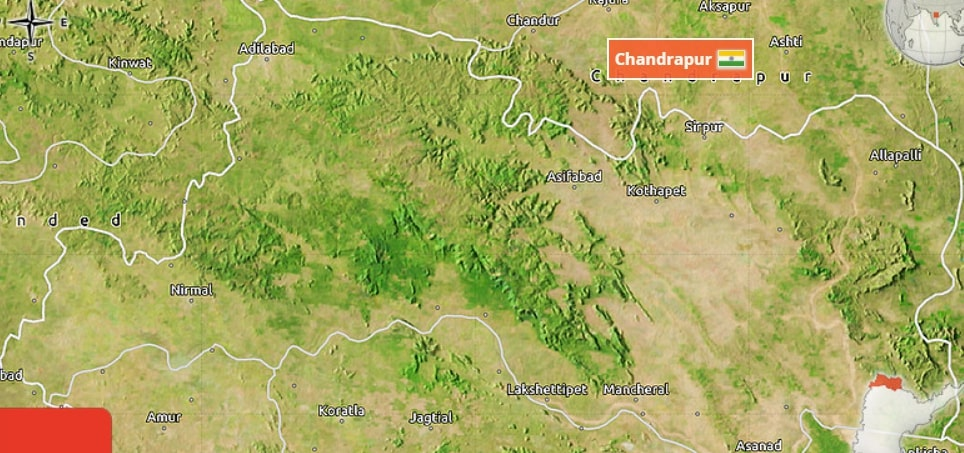
#> input picture adilabad.jpg, 964 x 453 px
$ jupyter execute --allow-errors 'Paddy Identification in adilabad.ipynb'
#> lines starting #> are read from the running program, lines starting #| are printed output that depends on the picture; after the words box and inside, x2 and y2 are one past the last pixel; in counts of white or black regions, pixels touching at a corner belong together
[cell 1]
##https://data.telangana.gov.in/dataset/adilabad-district-mandal-wise-crop-areas

[cell 2]
import pandas as pd
import matplotlib.pyplot as plt
#> (the rest of this cell did not finish here and is left out)

[cell 3]
import pandas as pd
import matplotlib.pyplot as plt

#> (the rest of this cell did not finish here and is left out)

[cell 4]
import cv2
import numpy as np
from sklearn.cluster import KMeans

# Load the image
image = cv2.imread('adilabad.jpg')
#> image is the input picture: shape (453, 964, 3); mean B, G, R 93.9, 168, 165.4
image = cv2.cvtColor(image, cv2.COLOR_BGR2RGB)

# Reshape the image to be a list of pixels
pixels = image.reshape((-1, 3))

# Define a function to extract green and light green colors using K-means clustering
def extract_green_colors(image, n_colors=2):
    kmeans = KMeans(n_clusters=n_colors)
    kmeans.fit(image)
    dominant_colors = kmeans.cluster_centers_
    return dominant_colors

# Extract dominant green and light green colors
green_colors = extract_green_colors(pixels)
#> green_colors = [[133.5, 146.7, 61.97], [187.8, 182.9, 116.3]]

# Define a function to mask the image to show only green and light green colors
def mask_green_colors(image, colors, tolerance=50):
#> called with colors = array of shape (3,), tolerance = 50
    lower_bound = np.array([color - tolerance for color in colors])
#> lower_bound = [83.45, 96.65, 11.97]
    upper_bound = np.array([color + tolerance for color in colors])
#> upper_bound = [183.5, 196.7, 112]
    mask = cv2.inRange(image, lower_bound, upper_bound)
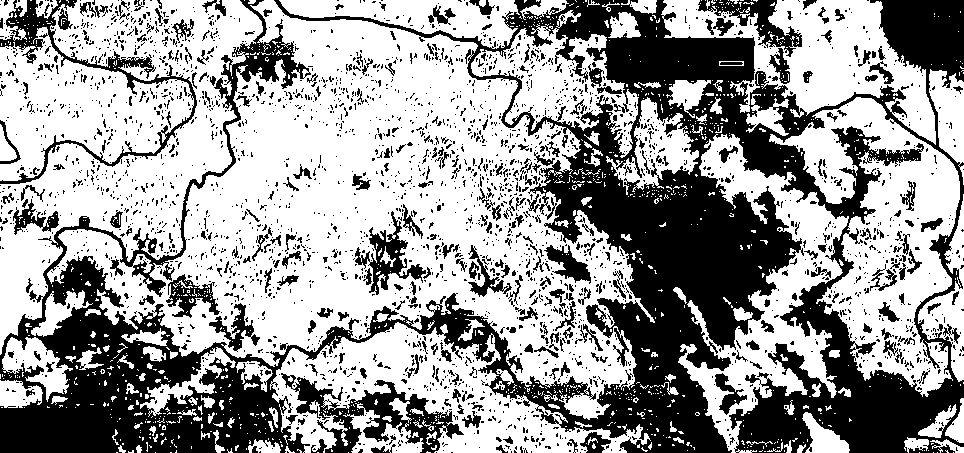
#> mask: shape (453, 964); 61.1% white; 2951 black regions (2637 under 20 px), largest, box (x1, y1, x2, y2) and area: (0, 0, 964, 453) 126678, (281, 373, 464, 453) 4832, (0, 0, 197, 184) 3776
    masked_pixels = np.count_nonzero(mask)
#> masked_pixels = 266632
    total_pixels = mask.size
#> total_pixels = 436692
    green_percentage = (masked_pixels / total_pixels) * 100
#> green_percentage = 61.06
    masked_image = cv2.bitwise_and(image, image, mask=mask)
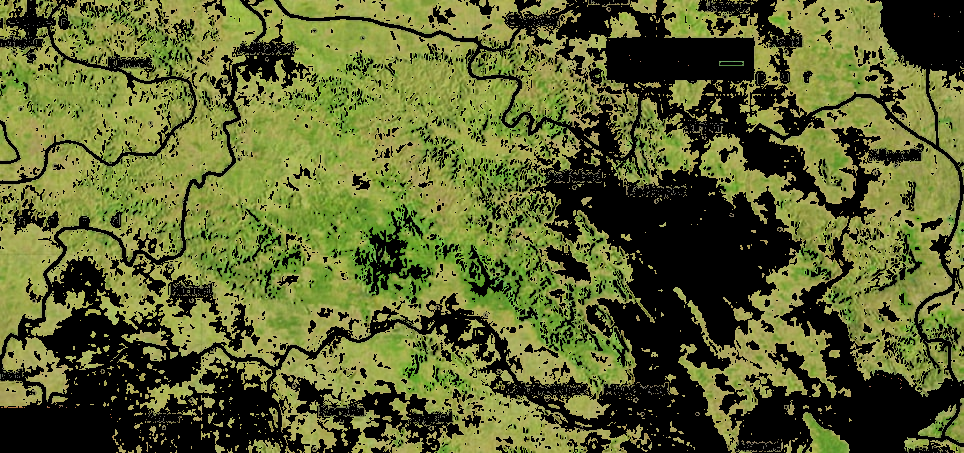
#> masked_image: shape (453, 964, 3); mean R, G, B 92.2, 99.7, 47.3
    return masked_image, green_percentage

# Mask the image to show only green and light green colors and calculate their percentage
masked_image, green_percentage = mask_green_colors(image, green_colors[0])
#> green_percentage = 61.06

# Display the original and masked images
plt.figure(figsize=(12, 6))
plt.subplot(1, 2, 1)
plt.imshow(image)
plt.title('Original Image')
plt.axis('off')

plt.subplot(1, 2, 2)
plt.imshow(masked_image)
plt.title(f'Green Colors Percentage: {green_percentage:.2f}%')
plt.axis('off')

plt.show()
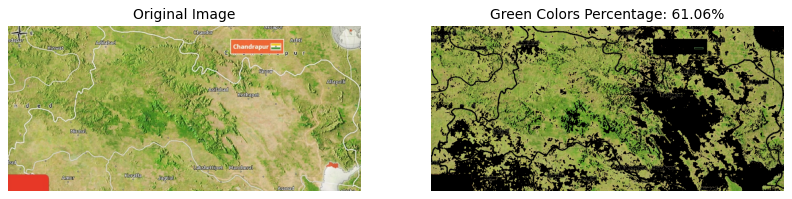
#> figure drawn by matplotlib, 2 panels
